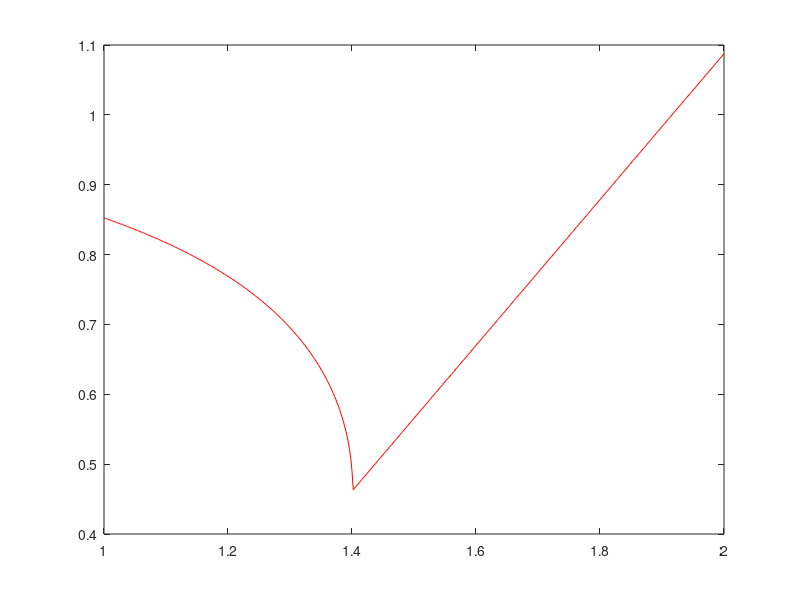

Write MATLAB code to recreate this figure. (Note: this script raises an error after producing the figure.)
% determine optimal relaxation parameters for GS-RB
%
set(gca,'FontSize',16);


nx=501; % 51; % 501; % 501
ny=501; % 51; % 501;
xa=1.;  xb=2.;
ya=0;   yb=1.;
hx=(xb-xa)/(nx-1);
hy=(yb-ya)/(ny-1);


order=4;  % 2 or 4



z=zeros(nx,ny);

[omega,c] = meshgrid(xa:hx:xb,ya:hy:yb);

for j=1:ny
for i=1:nx

  x=xa+(i-1)*hx;
  y=ya+(j-1)*hy;

%   z(i,j) = sin(3.14*(x+y));
% omega=x
% C=y
t0= x*x*y*y - 2.*(x-1);
t1=x*y*sqrt( x*x*y*y-4.*(x-1) );

z(i,j) = abs( .5*( t0+t1 ) );
z(i,j) = max( z(i,j), abs( .5*( t0-t1 ) ));

%  -- more general way

if order==4
  s  = 1-x*(1-(16/15)*y+(1/15)*(2*y*y-1));
  sb = 1-x*(1+(16/15)*y+(1/15)*(2*y*y-1));
else
  s  = 1-x*(1-y);
  sb = 1-x*(1+y);
end

s11=( (s+1)*(s+1) + (sb-1)*(1-s) )/4;
s12=( (s+1.)*(1-sb)+sb*sb-1 )/4;
s21=( (sb+1)*(1-s)+s*s-1 )/4;
s22=( (sb+1)*(sb+1)+(sb-1)*(1-s) )/4;

t0 = s11+s22;
t1 = sqrt( t0*t0-4*(s11*s22-s12*s21) );

z(i,j) = abs( .5*( t0+t1 ) );
z(i,j) = max( z(i,j), abs( .5*( t0-t1 ) ));

% muSmooth= .125*( x*x+4.*x-4. );
muSmooth=abs(s22);

z(i,j) = max( z(i,j), muSmooth );


end
end

% surf(z);
mesh(omega,c,z.');
zlabel('\mu');
ylabel('C');
xlabel('omega');

% print -depsc2 redBlackSurf.order2.eps
% print -depsc2 redBlackSurf.order4.eps

pause

% Now find the max(z) as a function of omega

zMax=zeros(nx,1);
xx=zeros(nx,1);




nz=51;
hz=.5/(nz-1);
cc=0:hz:.5;
omegaMin=zeros(nz,1);
muMin=zeros(nz,1);
mu1=zeros(nz,1);  % mu(omega=1)

for k=1:nz

cmin=cc(k);
cmax=1.-cmin;

muMin(k)=1;

for i=1:nx

  x=xa+(i-1)*hx;
  xx(i)=x;

  zm=0.;
  for j=1:ny
    y=ya+(j-1)*hy;
    if y<= cmax 
      zm=max(zm,z(i,j));
    end
  end
  if zm< muMin(k)
    omegaMin(k)=x;
    muMin(k)=zm;
  end
  zMax(i)=zm;
  if i==1
    mu1(k)=muMin(k);
  end 
end

% fprintf('k=%i cMin=%4.2f omegaMin=%5.3f muMin=%5.3f\n',k,cmin,omegaMin(k),muMin(k));

if mod(k,10)==0 
 plot(xx,zMax,'r');
 title(sprintf(' cMin=%4.2f \\omega_{min}=%5.3f \\mu_{min}=%5.3f order=%i',cmin,omegaMin(k),muMin(k)),order);
 ylabel('\mu');
 xlabel('\omega');
 grid on
 pause
% print -depsc2 redBlack.cut.order2.eps
% print -depsc2 redBlack.cut.order4.eps
end


end % for k

plot(cc,omegaMin,'r-o',cc,muMin,'b-x',cc,mu1,'g-+');
title(sprintf('Red-Black GS with relaxation order=%i',order));
xlabel('cMin');
legend('omegaMin','muMin','mu(1)');
grid on
% grid minor

% print -depsc2 redBlack.order2.eps
% print -depsc2 redBlack.order4.eps






